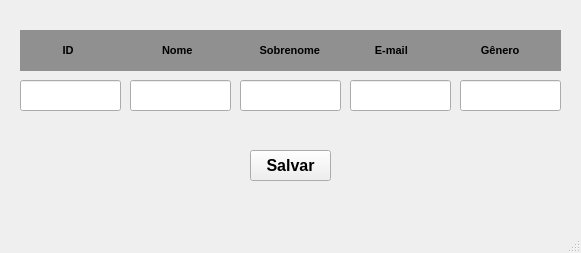
<?xml version="1.0" encoding="UTF-8"?>
<ui version="4.0">
 <class>MainWindow</class>
 <widget class="QMainWindow" name="MainWindow">
  <property name="geometry">
   <rect>
    <x>0</x>
    <y>0</y>
    <width>581</width>
    <height>253</height>
   </rect>
  </property>
  <property name="windowTitle">
   <string>MainWindow</string>
  </property>
  <widget class="QWidget" name="centralwidget">
   <widget class="QLabel" name="label">
    <property name="geometry">
     <rect>
      <x>20</x>
      <y>30</y>
      <width>541</width>
      <height>41</height>
     </rect>
    </property>
    <property name="font">
     <font>
      <pointsize>8</pointsize>
      <weight>75</weight>
      <bold>true</bold>
     </font>
    </property>
    <property name="styleSheet">
     <string notr="true">background-color: rgb(144, 144, 144);</string>
    </property>
    <property name="text">
     <string>              ID                             Nome                      Sobrenome                  E-mail                        Gênero</string>
    </property>
   </widget>
   <widget class="QLineEdit" name="lineEdit">
    <property name="geometry">
     <rect>
      <x>20</x>
      <y>80</y>
      <width>101</width>
      <height>31</height>
     </rect>
    </property>
   </widget>
   <widget class="QLineEdit" name="lineEdit_2">
    <property name="geometry">
     <rect>
      <x>130</x>
      <y>80</y>
      <width>101</width>
      <height>31</height>
     </rect>
    </property>
   </widget>
   <widget class="QLineEdit" name="lineEdit_3">
    <property name="geometry">
     <rect>
      <x>240</x>
      <y>80</y>
      <width>101</width>
      <height>31</height>
     </rect>
    </property>
   </widget>
   <widget class="QLineEdit" name="lineEdit_4">
    <property name="geometry">
     <rect>
      <x>350</x>
      <y>80</y>
      <width>101</width>
      <height>31</height>
     </rect>
    </property>
   </widget>
   <widget class="QLineEdit" name="lineEdit_5">
    <property name="geometry">
     <rect>
      <x>460</x>
      <y>80</y>
      <width>101</width>
      <height>31</height>
     </rect>
    </property>
   </widget>
   <widget class="QPushButton" name="pushButton">
    <property name="geometry">
     <rect>
      <x>250</x>
      <y>150</y>
      <width>81</width>
      <height>31</height>
     </rect>
    </property>
    <property name="font">
     <font>
      <pointsize>12</pointsize>
      <weight>75</weight>
      <italic>false</italic>
      <bold>true</bold>
      <underline>false</underline>
      <strikeout>false</strikeout>
     </font>
    </property>
    <property name="text">
     <string>Salvar</string>
    </property>
   </widget>
  </widget>
  <widget class="QMenuBar" name="menubar">
   <property name="geometry">
    <rect>
     <x>0</x>
     <y>0</y>
     <width>581</width>
     <height>21</height>
    </rect>
   </property>
  </widget>
  <widget class="QStatusBar" name="statusbar"/>
 </widget>
 <resources/>
 <connections/>
</ui>
